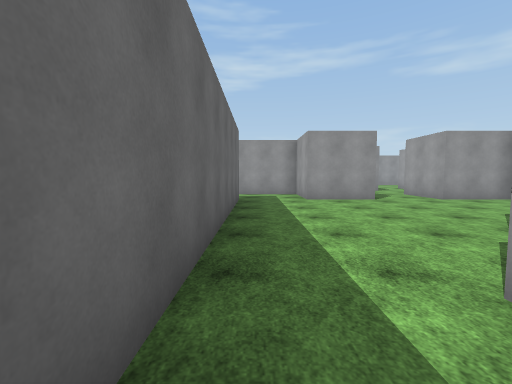
view 1 (above)

24 first-person views from a walk through a 3-D level made in the Unity game engine. The camera is 1.5 m above the floor, tilts 4° down and sees 90° across. The floor is counted in squares, 2 m on a side. Each view is taken from the middle of a square. On the plan, view 1 faces up. The plan holds only what a view shows up to about 9 squares ahead; the rest is blank. The place goes on beyond the plan. The player character is not drawn. Surface patterns are stand-ins for the level's own textures.

view 2
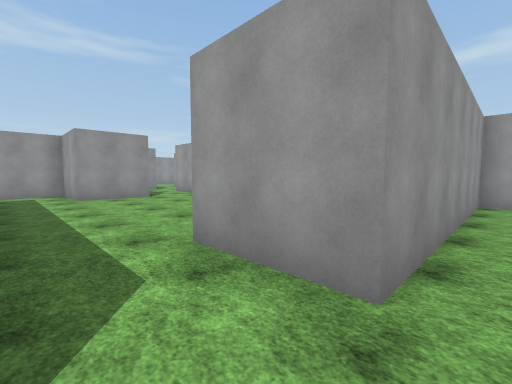

view 3
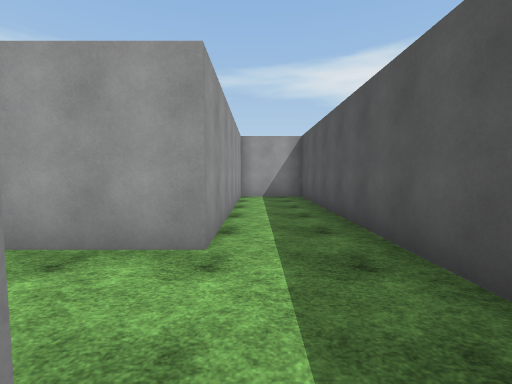

view 4
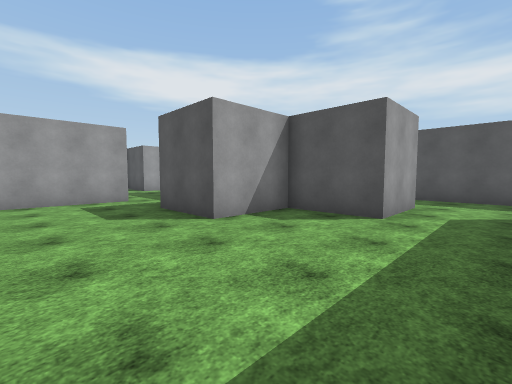

view 5
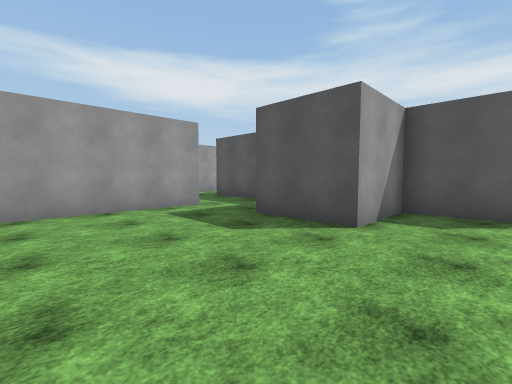

view 6
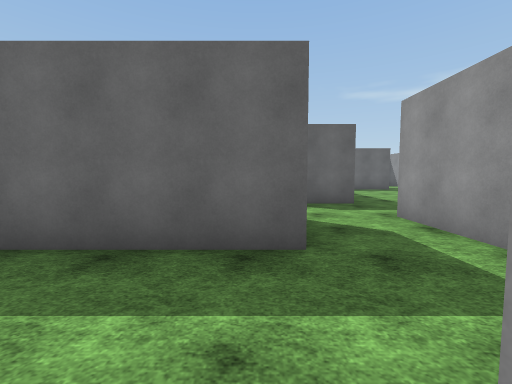

view 7
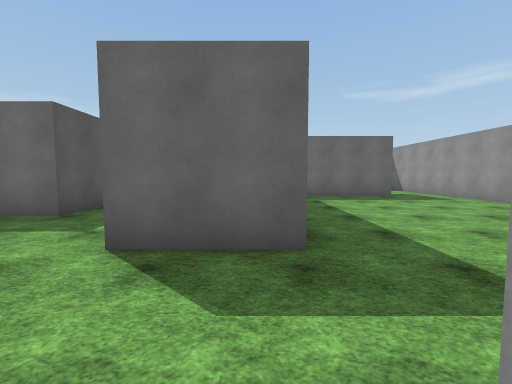

view 8
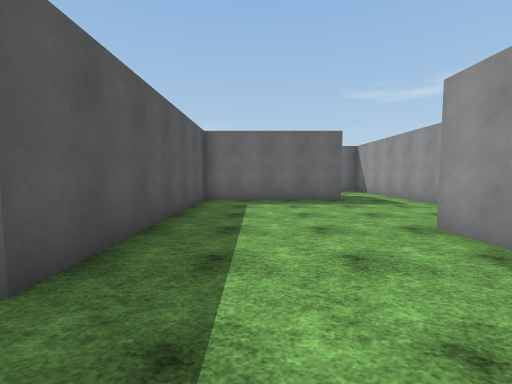

view 9
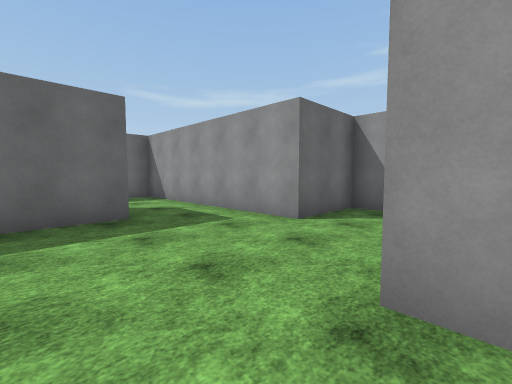

view 10
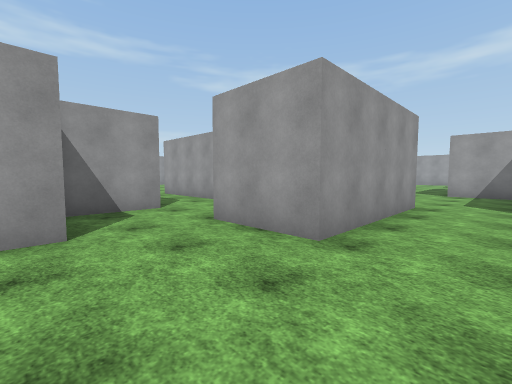

view 11
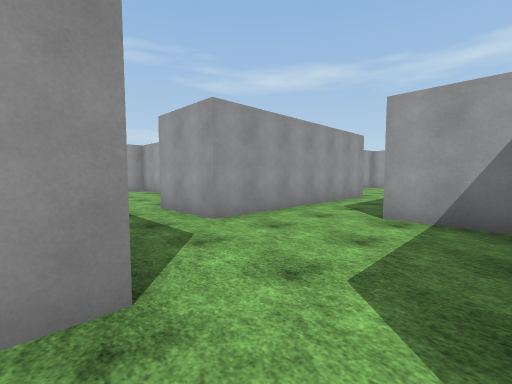

view 12
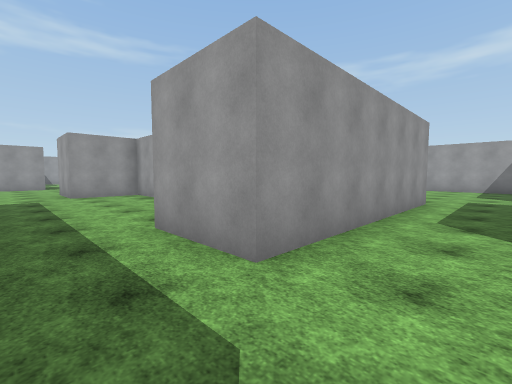

view 13
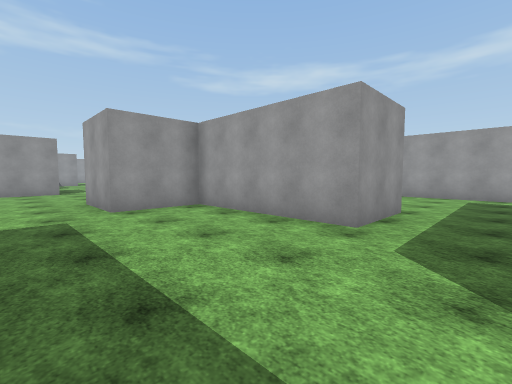

view 14
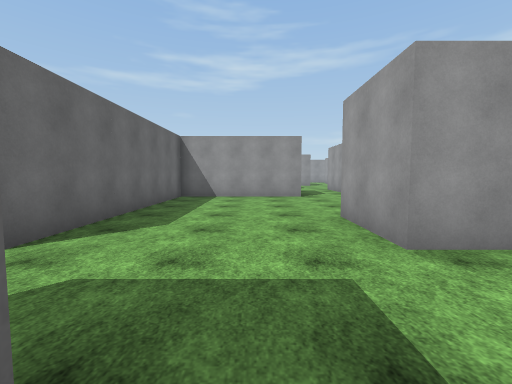

view 15
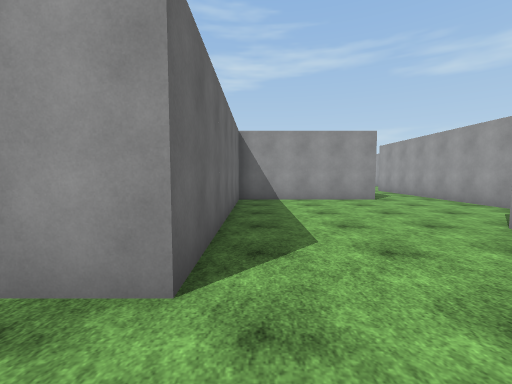

view 16
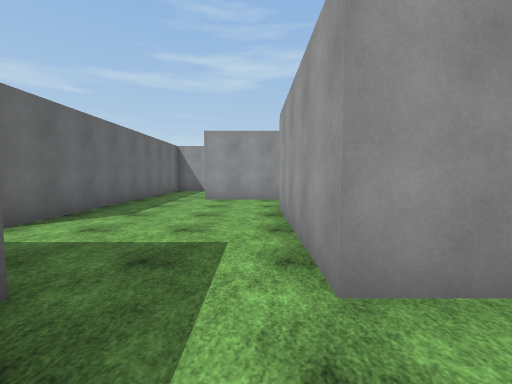

view 17
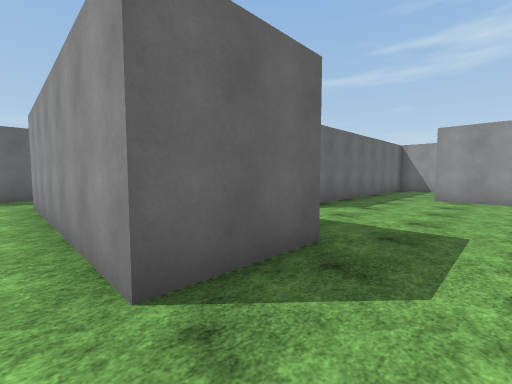

view 18
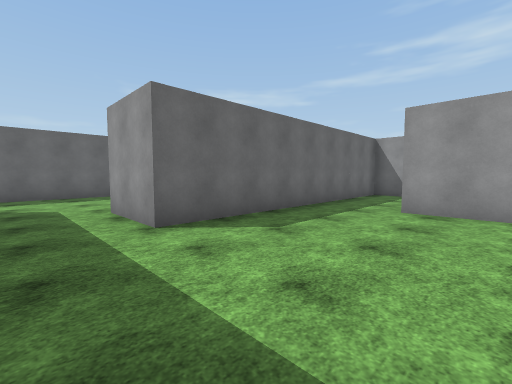

view 19
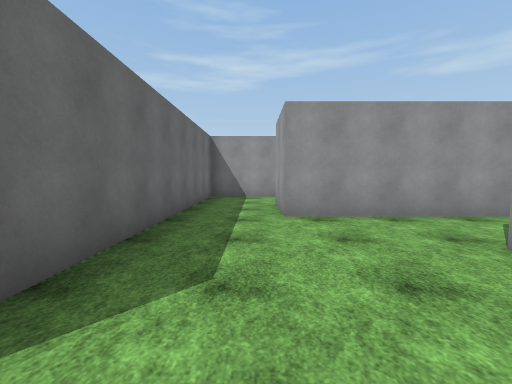

view 20
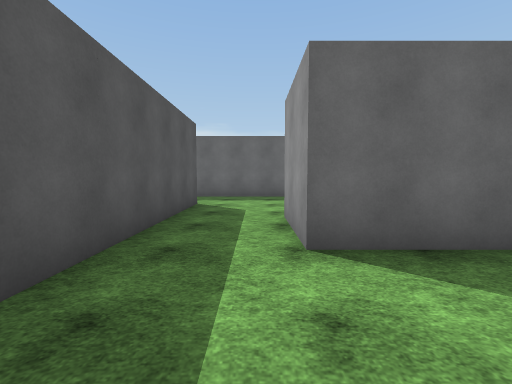

view 21
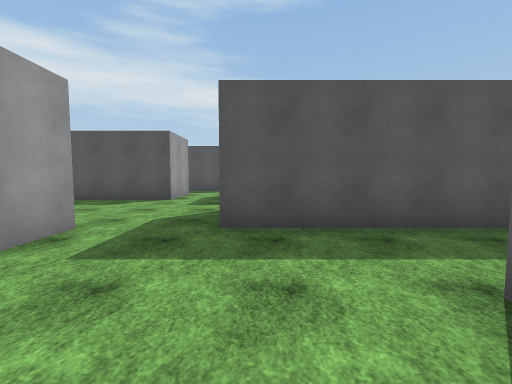

view 22
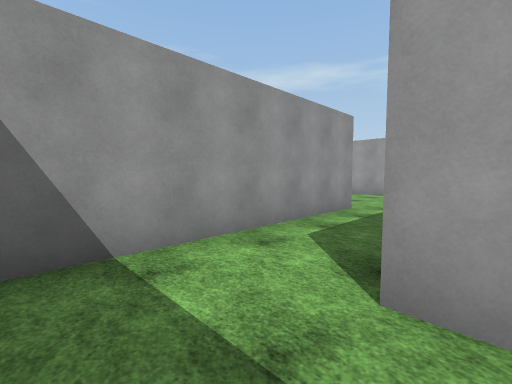

view 23
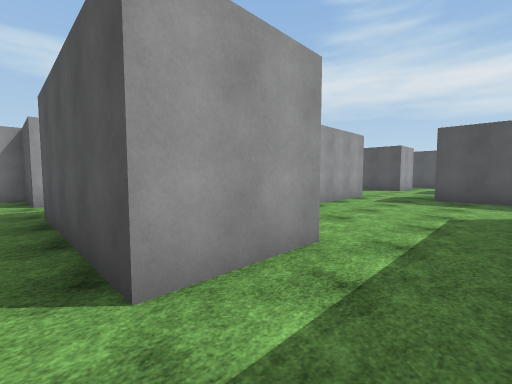

view 24
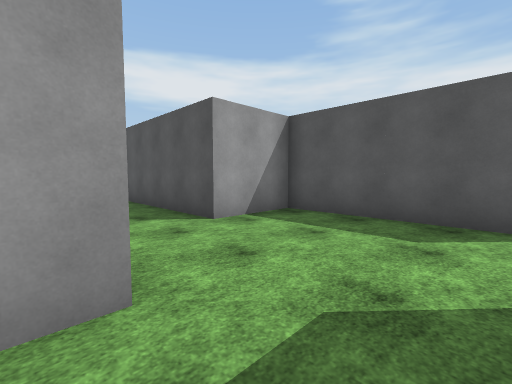

### Floor plan
Points are (right, up) in squares from view 1. A wall is a line through its corners. A room is listed if a view was taken in it or the views show most of it. See-through windows are left out.
Room 1 (views 1, 2, 3)
walls: (-0.1, -2.5) (7.5, -2.5) (7.5, -0.5) (1.5, -0.5) (1.5, 1.5); (-0.5, 1.4) (-0.5, 0.4)
ways out: opening at (0.5, 0.5) to room 2
Room 2 (views 4, 5, 6, 7)
walls: (3.6, 7.5) (1.5, 7.5) (1.5, 9.5) (-2.5, 9.5); (1.5, 1.5) (3.5, 1.5) (3.5, 3.5) (5.5, 3.5); (-0.5, 7.6) (-0.5, 1.4); (7.5, 3.4) (7.5, 7.1); (7.5, 7.5) (5.5, 7.5); (7.5, 1.5) (9.2, 1.5)
ways out: opening at (0.5, 0.5) to room 1; opening at (-1.5, 8.5) to room 3; opening at (4.5, 8.5)
Room 3 (views 8, 9, 10, 11)
walls: (-3.6, 13.5) (-6.5, 13.5) (-6.5, 15.5); (-10.5, 13.6) (-10.5, 9.5) (-4.5, 9.5) (-4.5, 7.5); (-6.4, 17.5) (-8.5, 17.5) (-8.5, 15.5) (-12.5, 15.5); (-4.5, 18.2) (-4.5, 20.2)
ways out: opening at (-1.5, 8.5) to room 2; opening at (-2.5, 12.5) to room 4; opening at (-11.5, 14.5); opening at (-5.5, 18.5); opening at (-3.5, 6.5)
Room 4 (views 12, 24)
walls: (-2.4, 13.5) (-3.6, 13.5); (0.5, 15.5) (-0.5, 15.5) (-0.5, 17.5); (-2.1, 11.5) (1.5, 11.5) (1.5, 13.5); (-2.5, 17.5) (-2.5, 15)
ways out: opening at (-2.5, 12.5) to room 3; opening at (-1.5, 16.5) to room 5; opening at (1.5, 14.5) to room 6
Room 5 (views 13, 14, 15)
walls: (-2.5, 21.5) (-2.5, 17.5); (1.5, 27.5) (1.5, 29.5); (1.5, 19.5) (1.5, 23.5) (-0.5, 23.5) (-0.5, 25.5); (-0.4, 29.5) (-4.5, 29.5) (-4.5, 23.5) (-5.6, 23.5); (-0.5, 17.5) (1.5, 17.5)
ways out: opening at (-1.5, 16.5) to room 4; opening at (2.5, 18.5) to room 7; opening at (-4.5, 22.5); opening at (0.5, 30.5)
Room 6 (views 16, 17)
walls: (7.5, 13.5) (9.5, 13.5); (5.5, 17.5) (5.5, 15.5) (0.5, 15.5); (8.6, 17.5) (7.5, 17.5); (1.5, 13.5) (5.5, 13.5)
ways out: opening at (1.5, 14.5) to room 4; opening at (6.5, 17) to room 7; opening at (6.5, 12.5)
Room 7 (views 18, 19, 20, 21)
walls: (3.5, 23.5) (3.5, 19.5) (1.5, 19.5); (7.5, 17.5) (7.5, 21.5); (1.5, 17.5) (5.5, 17.5); (9.5, 23.5) (5.5, 23.5)
ways out: opening at (2.5, 18.5) to room 5; opening at (6.5, 17) to room 6; opening at (4.5, 24.5) to room 8
Room 8 (views 22, 23)
walls: (5.5, 23.5) (5.5, 25.5) (9.5, 25.5); (9.5, 27.5) (3.5, 27.5) (3.5, 23.5)
ways out: opening at (4.5, 24.5) to room 7

Positions as (right, up) in squares from view 1, and headings:
1: (0, 0), facing up
2: (0, -1), facing up-right
3: (-1, -1), facing right
4: (0, 6), facing down-right
5: (2, 7), facing down-right
6: (2, 7), facing left
7: (-2, 9), facing left
8: (-3, 11), facing left
9: (-6, 12), facing up-left
10: (-9, 12), facing up-right
11: (-3, 12), facing up-right
12: (-2, 14), facing up-right
13: (-2, 18), facing up-right
14: (-2, 21), facing up
15: (-4, 22), facing up
16: (7, 16), facing up
17: (7, 15), facing up-left
18: (7, 18), facing up-left
19: (5, 19), facing up
20: (6, 19), facing left
21: (5, 21), facing down
22: (4, 25), facing up-right
23: (4, 26), facing down-right
24: (-2, 16), facing down-right
